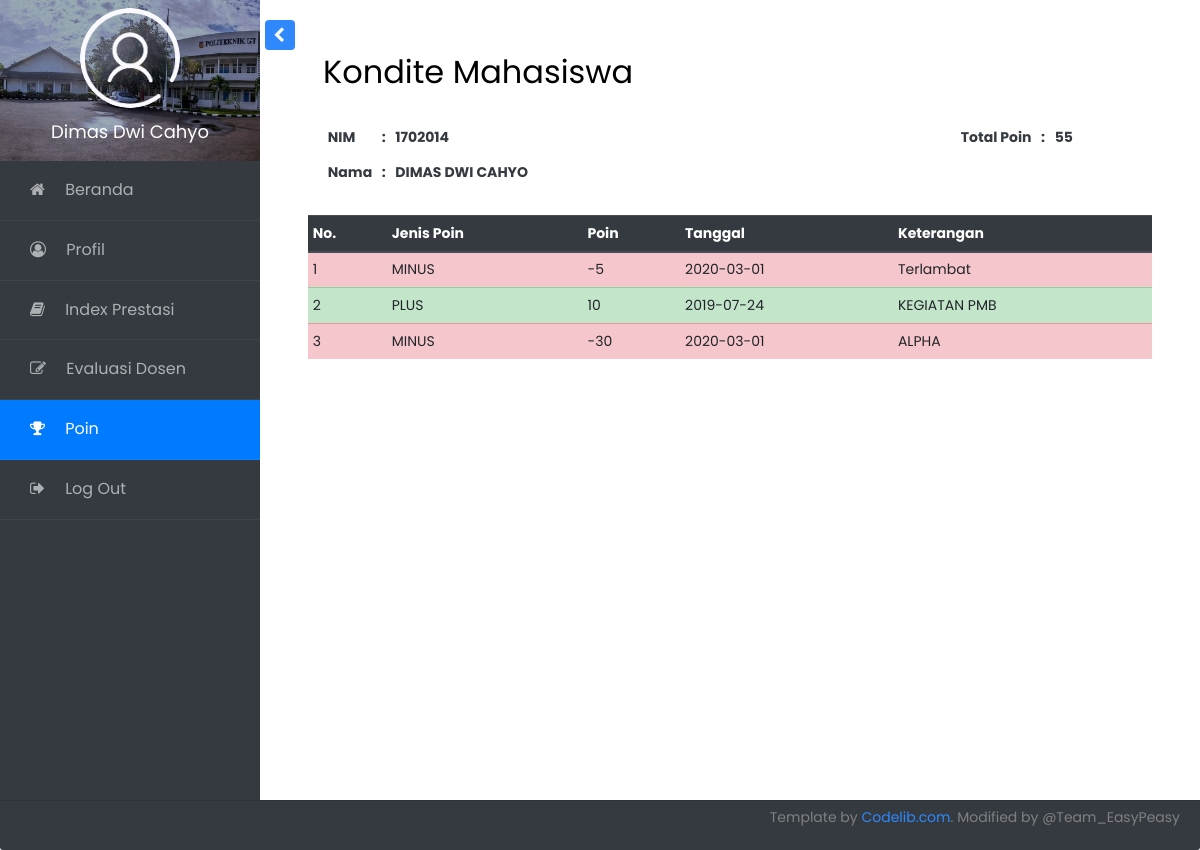
The app's page /poin/index.php (signed in) with its own data.
### tables this page shows
CREATE TABLE `mahasiswa` (
  `nim` int(11) NOT NULL,
  `nama` text NOT NULL,
  `jeniskelamin` text NOT NULL,
  `programstudi` text NOT NULL,
  `tempatlahir` text NOT NULL,
  `tanggallahir` date NOT NULL,
  `tahunmasuk` int(11) NOT NULL,
  `status` text NOT NULL,
  `kelas` text NOT NULL,
  `password` text NOT NULL,
  `pembimbing` text NOT NULL
);

CREATE TABLE `logkondite` (
  `id` int(11) NOT NULL,
  `nim` int(11) NOT NULL,
  `nama` text NOT NULL,
  `jenispoin` text NOT NULL,
  `poin` int(11) NOT NULL,
  `keterangan` text NOT NULL,
  `tahun` int(11) NOT NULL,
  `prodi` text NOT NULL,
  `tanggal` date NOT NULL
);

### config/functions.php (called while the page is built, shortened)
<?php
	$koneksi = mysqli_connect("localhost","root","","sisfo");
	function query($query) {
		global $koneksi;
		$hasil = mysqli_query($koneksi, $query);
		$rows = [];
		while ($row = mysqli_fetch_assoc($hasil)) {
			$rows[] = $row;
		}
		return $rows;
	}
	function cari($keyword){
		$query = "SELECT nama,tahunmasuk FROM mahasiswa WHERE nim = '$keyword'";
		return query($query);
	}
	function panggilNama($nim){
		 if(isset($nim)){
		   $mahasiswa = cari($nim);
		 }
		$namaMahasiswa = $mahasiswa[0]['nama'];
		return $namaMahasiswa;
	}
?>

### poin/index.php (the view, shortened to what this page needs)
<?php
      require '../config/functions.php';
      $nim = $_SESSION['nim'];
      $namaMahasiswa = panggilNama($nim);
      $mahasiswa = query("SELECT `id`,`nim`,`nama`,`jenispoin`,`tanggal`,`poin`,`keterangan` FROM `logkondite` WHERE nim = $nim");
?>
<!doctype html>
<html lang="en">
  <head>
		<link rel="stylesheet" href="https://stackpath.bootstrapcdn.com/bootstrap/4.4.1/css/bootstrap.min.css">
		<link rel="stylesheet" href="https://stackpath.bootstrapcdn.com/font-awesome/4.7.0/css/font-awesome.min.css">
		<link rel="stylesheet" href="/proyek-sisfo/css/style.css">
  </head>
  <body>
		<div class="wrapper d-flex align-items-stretch">
      <?php include '../_PARTIAL/sidebar.php';?>
      <div id="content" class="p-4 p-md-5 pt-5">
        <div class="container font-weight-bold text-dark">
        <h2 class="mb-4">Kondite Mahasiswa</h2>
          <div class="row">
            <div class="col-md-9">
              <table class="table-sm">
                <tr>
                  <td>NIM</td>
                  <td>:</td>
                  <td><?= $mahasiswa[0]["nim"] ?></td>
                </tr>
                <tr>
                  <td>Nama</td>
                  <td>:</td>
                  <td><?= $mahasiswa[0]["nama"] ?></td>
                </tr>
              </table>
            </div>
            <div class="col-md-3">
              <table class="table-sm">
                <tr>
                  <td>Total Poin</td>
                  <td>:</td>
                  <td>
                    <?php
                    $jumlah=0;
                    foreach($mahasiswa as $index => $poin ){
                      $jumlah += $poin['poin'];
                    }
                    $total = 80+$jumlah;
                    echo $total;
                    ?>
                  </td>
                </tr>
              </table>
            </div>
          </div>
        </div>
        <br>
        <table class="table table-sm table-hover">
          <thead class="thead-dark">
            <tr>
              <th>No.</th>
              <th>Jenis Poin</th>
              <th>Poin</th>
              <th>Tanggal</th>
              <th>Keterangan</th>
            </tr>
          </thead>
          <tbody>
            <?php $i=1; ?>
            <?php foreach ($mahasiswa as $row) : ?>
            <tr <?php if($row["poin"]<0) {
              echo "class='table table-danger'";
            } else {
              echo "class='table table-success'";
            }?>
            >
              <td><?= $i; ?></td>
              <td><?= $row["jenispoin"];?></td>
              <td><?= $row["poin"];?></td>
              <td><?= $row["tanggal"];?></td>
              <td><?= $row["keterangan"];?></td>
            </tr>
             <?php $i++; ?>
             <?php endforeach; ?>
          </tbody>
        </table>
      </div>
		</div>
    <?php include '../_PARTIAL/footer.php'?>
  </body>
</html>

### _PARTIAL/sidebar.php
<?php
$beranda='';
$profil='';
$index_prestasi='';
$evaluasi_dosen='';
$poin='';
$aktif="class='active bg-primary'";
if ($page == "beranda") {
  $beranda = $aktif;
} elseif ($page =="profil"){
  $profil=$aktif;
} elseif ($page =="index"){
  $index_prestasi=$aktif;
} elseif ($page =="khs"){
  $index_prestasi=$aktif;
} elseif ($page =="evaluasi"){
  $evaluasi_dosen=$aktif;
} elseif ($page =="poin"){
  $poin=$aktif;
}
  echo "
	<nav id='sidebar' class='bg-dark'>
				<div class='custom-menu'>
					<button type='button' id='sidebarCollapse' class='btn btn-primary'>
	        </button>
        </div>
	  		<div class='img bg-wrap text-center py-2' style='background-image: url(/proyek-sisfo/images/bg.jpg);'>
	  			<div class='user-logo'>
	  				<div class='img' style='background-image: url(/proyek-sisfo/images/default-logo-2.1.png);'></div>
	  				<h3>$namaMahasiswa</h3>
	  			</div>
	  		</div>
        <ul class='list-unstyled components mb-5'>
          <li $beranda>
            <a href='/proyek-sisfo/'><span class='fa fa-home mr-3'></span> Beranda</a>
          </li>
          <li $profil>
              <a href='/proyek-sisfo/profil/'><span class='fa fa-user-circle-o mr-3'></span> Profil</a>
          </li>
          <li $index_prestasi>
            <a href='/proyek-sisfo/index-prestasi/'><span class='fa fa-book mr-3'></span> Index Prestasi</a>
          </li>
          <li $evaluasi_dosen>
            <a href='/proyek-sisfo/evaluasi-dosen/'><span class='fa fa-pencil-square-o mr-3'></span> Evaluasi Dosen</a>
          </li>
          <li $poin>
            <a href='/proyek-sisfo/poin/'><span class='fa fa-trophy mr-3'></span> Poin</a>
          </li>
          <li>
            <a href='/proyek-sisfo/logout/'><span class='fa fa-sign-out mr-3'></span> Log Out</a>
          </li>
        </ul>
    	</nav>
    	"
 ?>

### _PARTIAL/footer.php
<?php
	echo '
	<footer>
	  <div class="card-footer bg-dark text-right">
	    <p>Template by <a href="https://colorlib.com/" class="text-decoration-none">Codelib.com</a>. Modified by @Team_EasyPeasy</p>
	  </div>
	</footer>
	'
?>

### records on screen
mahasiswa: nama "Dimas Dwi Cahyo"
logkondite: nim "1702014", nama "DIMAS DWI CAHYO", jenispoin "MINUS", poin "-5", tanggal "2020-03-01", keterangan "Terlambat"
logkondite: jenispoin "PLUS", poin "10", tanggal "2019-07-24", keterangan "KEGIATAN PMB"
logkondite: jenispoin "MINUS", poin "-30", tanggal "2020-03-01", keterangan "ALPHA"

### other values on screen
$total "55"
